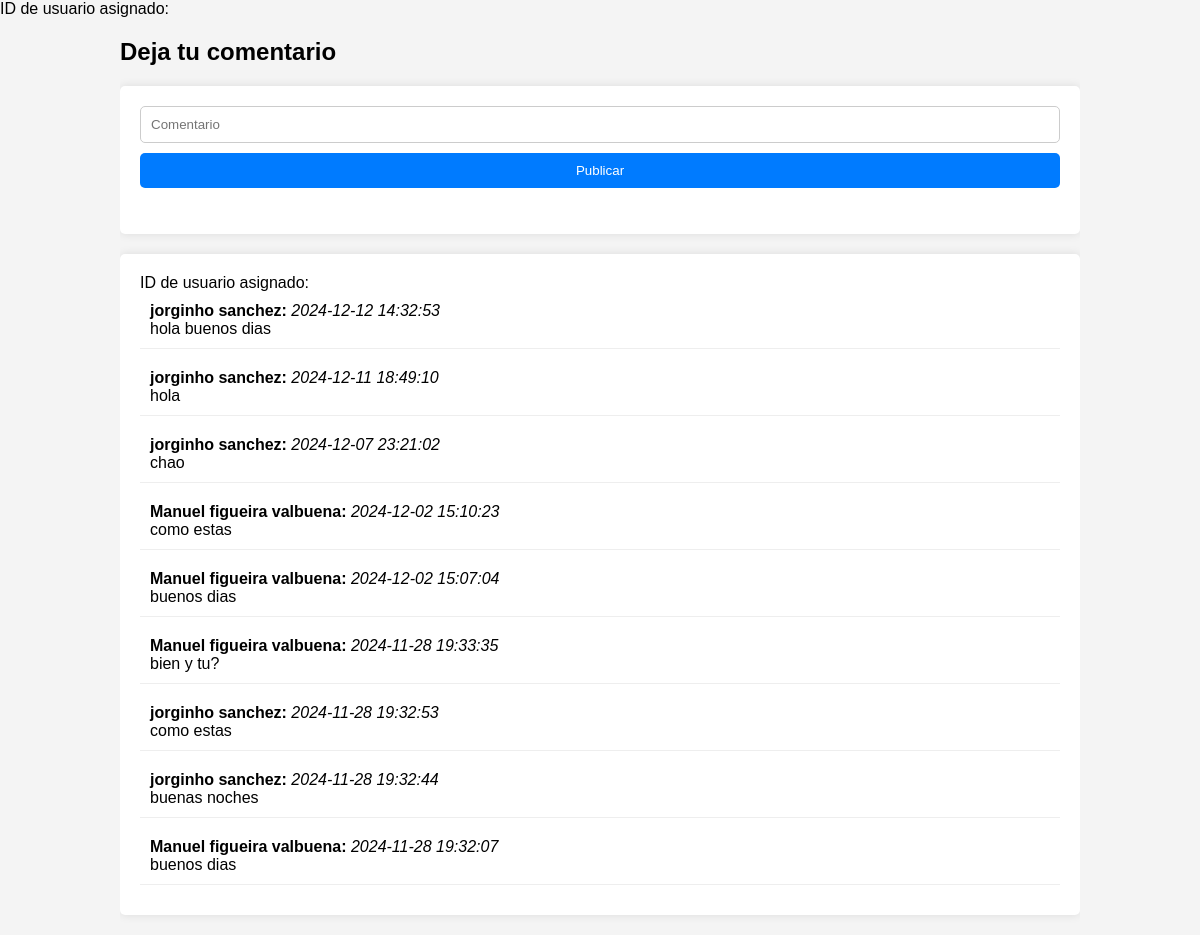
Page /PublicacionesProfesor/comentar_sql.php on the committed database.
### tables this page shows
CREATE TABLE IF NOT EXISTS `comentarios` (
  `id` int NOT NULL AUTO_INCREMENT,
  `nombre` varchar(30) NOT NULL,
  `comentario` varchar(255) NOT NULL,
  `fecha` timestamp NOT NULL DEFAULT CURRENT_TIMESTAMP ON UPDATE CURRENT_TIMESTAMP,
  PRIMARY KEY (`id`)
);

### PublicacionesProfesor/comentar_sql.php (called while the page is built, shortened)
<?php
include('form.php');
exit;
?>

### PublicacionesProfesor/form.php (the view, shortened to what this page needs)
<!DOCTYPE html>
<html lang="en">
<head>
</head>
<body>
    <div class="container">
        <h2>Deja tu comentario</h2>
        <div id="comment-form">
            <form action="comentar_sql.php" method="post">
                <input type="text" name="coment" placeholder="Comentario" required>
                <input type="submit" value="Publicar">
            </form>
        </div>
        <div id="comments">
            <?php
            echo "ID de usuario asignado: " . $_SESSION['user_id'];
            $conn = mysqli_connect("localhost", "root", "Carlos1010*", "bandeja_comentarios") or die("Error al conectarse a la base de datos.");
            $resultado = mysqli_query($conn, 'SELECT * FROM comentarios ORDER BY fecha DESC');
            while ($reg = mysqli_fetch_array($resultado)) {
                echo "<div>";
                echo "<strong>" . htmlspecialchars($reg['nombre']) . ":</strong> <em>" . htmlspecialchars($reg['fecha']) . "</em><br>";
                echo htmlspecialchars($reg['comentario']) . "<br>";
                echo "</div>";
            }
            ?>
        </div>
    </div>
</body>
</html>

### PublicacionesProfesor/form.php (style rules this page uses)
body { font-family: Arial, sans-serif; background-color: #f4f4f4; margin: 0; padding: 0; }
.container { width: 80%; margin: auto; overflow: hidden; }
#comments { background: #fff; padding: 20px; margin: 20px 0; border-radius: 5px; box-shadow: 0 0 10px rgba(0, 0, 0, 0.1); }
#comments div { margin-bottom: 10px; padding: 10px; border-bottom: 1px solid #eee; }
#comment-form { background: #fff; padding: 20px; margin: 20px 0; border-radius: 5px; box-shadow: 0 0 10px rgba(0, 0, 0, 0.1); }
#comment-form input[type="text"], #comment-form input[type="submit"] { width: 100%; padding: 10px; margin-bottom: 10px; border: 1px solid #ccc; border-radius: 5px; }
#comment-form input[type="submit"] { background-color: #007BFF; color: #fff; border: none; cursor: pointer; }

### rows in the picture
comentarios: nombre "jorginho sanchez", fecha "2024-12-12 14:32:53", comentario "hola buenos dias"
comentarios: nombre "jorginho sanchez", fecha "2024-12-11 18:49:10", comentario "hola"
comentarios: nombre "jorginho sanchez", fecha "2024-12-07 23:21:02", comentario "chao"
comentarios: nombre "Manuel figueira valbuena", fecha "2024-12-02 15:10:23", comentario "como estas"
comentarios: nombre "Manuel figueira valbuena", fecha "2024-12-02 15:07:04", comentario "buenos dias"
comentarios: nombre "Manuel figueira valbuena", fecha "2024-11-28 19:33:35", comentario "bien y tu?"
comentarios: nombre "jorginho sanchez", fecha "2024-11-28 19:32:53", comentario "como estas"
comentarios: nombre "jorginho sanchez", fecha "2024-11-28 19:32:44", comentario "buenas noches"
comentarios: nombre "Manuel figueira valbuena", fecha "2024-11-28 19:32:07", comentario "buenos dias"
